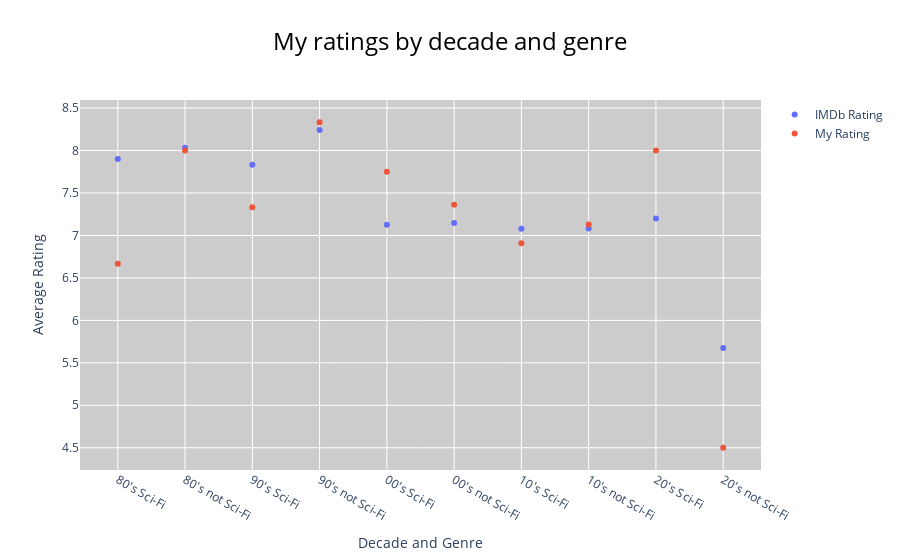

Notebook code cell kept with this figure:
### Code cell
# This is confusing. Brainstorm this
# df[(df['Decade'] == "90's") & (df['Sci-Fi'] == True)]
# df[(df['Decade'] == "90's") & (df['Sci-Fi'] == False)]
df_2 = df.groupby(['Decade','Sci-Fi'], as_index=False).mean()[['Decade','Sci-Fi','IMDb Rating', 'Your Rating']]
df_2['Sci-Fi'] = np.where(df_2['Sci-Fi'], 'Sci-Fi', 'not Sci-Fi')
df_2['combo'] = df_2['Decade'].astype(str) + ' ' + df_2['Sci-Fi'].astype(str)
df_2.sort_values(['Decade','Sci-Fi'], inplace=True)
fig = go.Figure()
fig.add_trace(go.Scatter(
    x=df_2['combo'], 
    y=df_2['IMDb Rating'],
    name='IMDb Rating',
    mode='markers'
))
fig.add_trace(go.Scatter(
    x=df_2['combo'], 
    y=df_2['Your Rating'],
    name='My Rating',
    mode='markers'
))
fig.update_layout(
    plot_bgcolor='#cccccc',
    title=dict(
        text='My sci-fi ratings by decade',
        font=dict(
            size=24,
            color='#000000'
        ),
        x=.5
    ),
    xaxis=dict(
        title='Decade and Genre'
    ),
    yaxis=dict(
        title='Average Rating'
    )
)
fig.show()

### Figure 1 — Plotly figure (JSON) as saved in the notebook; plotly's stock layout.template omitted (floating-point values rounded to 4 significant figures)
{"data": [{"mode": "markers", "name": "IMDb Rating", "type": "scatter", "x": ["80's Sci-Fi", "80's not Sci-Fi", "90's Sci-Fi", "90's not Sci-Fi", "00's Sci-Fi", "00's not Sci-Fi", "10's Sci-Fi", "10's not Sci-Fi", "20's Sci-Fi", "20's not Sci-Fi"], "y": [7.9, 8.033, 7.833, 8.242, 7.125, 7.147, 7.079, 7.081, 7.2, 5.675]}, {"mode": "markers", "name": "My Rating", "type": "scatter", "x": ["80's Sci-Fi", "80's not Sci-Fi", "90's Sci-Fi", "90's not Sci-Fi", "00's Sci-Fi", "00's not Sci-Fi", "10's Sci-Fi", "10's not Sci-Fi", "20's Sci-Fi", "20's not Sci-Fi"], "y": [6.667, 8, 7.333, 8.333, 7.75, 7.361, 6.909, 7.129, 8, 4.5]}], "layout": {"plot_bgcolor": "#cccccc", "title": {"font": {"color": "#000000", "size": 24}, "text": "My ratings by decade and genre", "x": 0.5}, "xaxis": {"title": {"text": "Decade and Genre"}}, "yaxis": {"title": {"text": "Average Rating"}}}}
